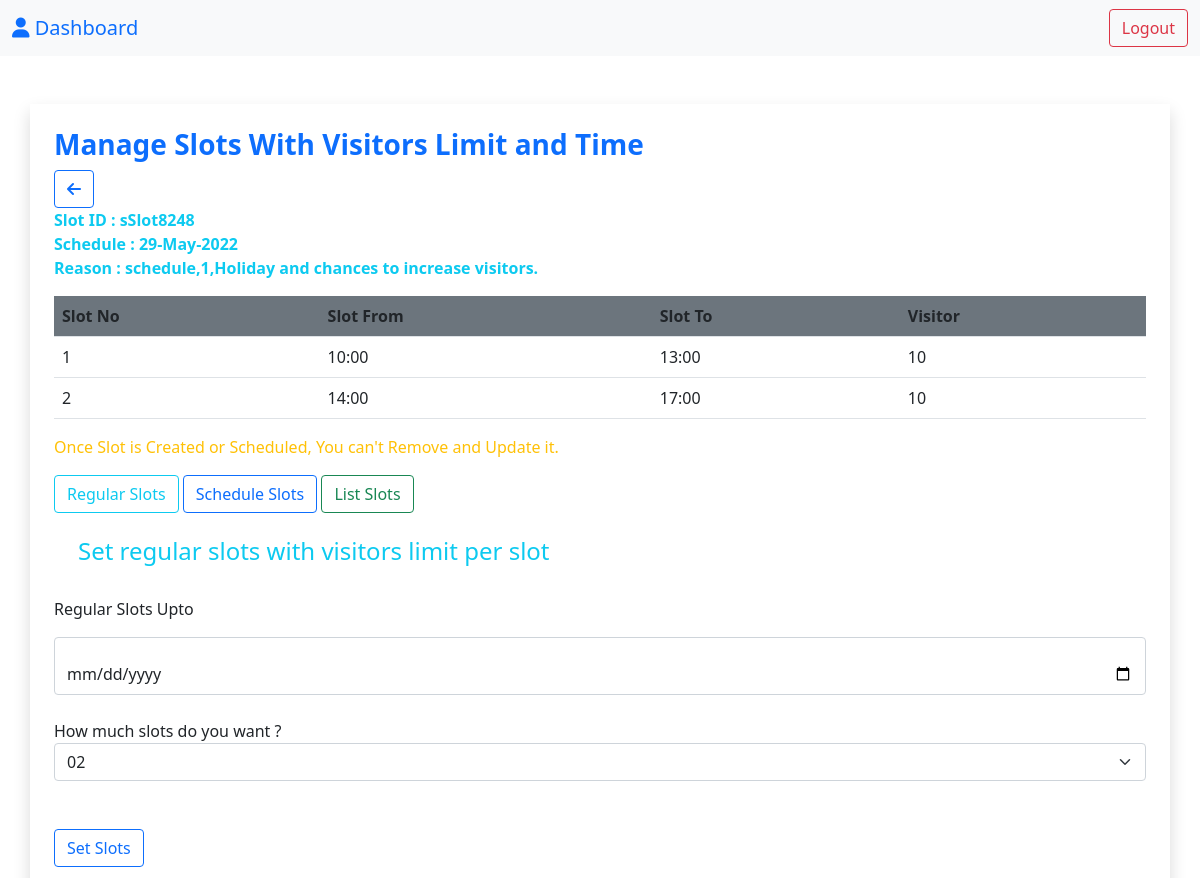
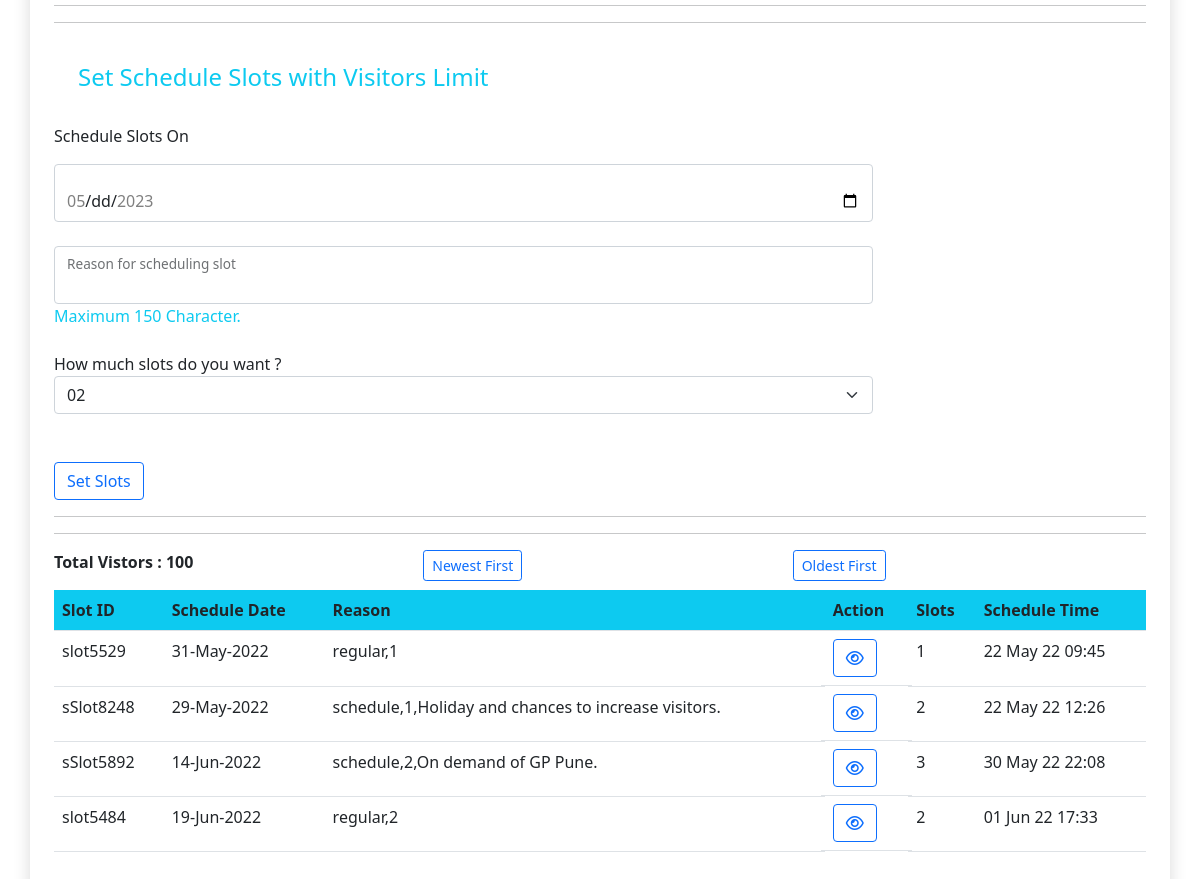
Page /admin/slots.php?slot_id=sSlot8248 (signed in) on the committed database (2 pictures, top to bottom).
### tables this page shows
CREATE TABLE `slots` (
  `slot_id` varchar(15) NOT NULL,
  `schedule_date` varchar(30) NOT NULL,
  `reason` varchar(200) NOT NULL,
  `slot_no` varchar(3) NOT NULL,
  `slot_from` varchar(20) NOT NULL DEFAULT '',
  `slot_to` varchar(20) NOT NULL DEFAULT '',
  `visitor_limit` varchar(3) NOT NULL,
  `schedule_time` datetime NOT NULL
);

### admin/slots.php (the view, shortened to what this page needs)
<?php
include "admin_navbar.php";
?>
<div class="container mt-5 mb-4 p-4 shadow border-primary">
    <h3 class="text-primary"><b>Manage Slots With Visitors Limit and Time</b></h3>
    <?php
        if(isset($_GET['slot_id'])){
            $slot_id = $_GET['slot_id'];
            $get_slot_details_query = "select *from slots where slot_id = '$slot_id'";
            $slots = mysqli_query($con, $get_slot_details_query)->fetch_assoc();
            if($con->affected_rows > 0){
                ?>
                <div class="table-responsive">
                    <button onclick="location.href ='slots.php'" class="btn btn-outline-primary"><i class="fa fa-arrow-left"></i></button>
                    <p class="text-info"><b>
                        Slot ID : <?php echo $slots['slot_id']; ?> <br>
                        <?php
                        if(explode(",",$slots['reason'])[0] != "schedule"){
                        ?>
                            Schedule : <?php echo date("d-M-Y", strtotime($slots['schedule_time']))." to ".date("d-M-Y", strtotime($slots['schedule_date'])); ?>
                        <?php
                        }else{
                        ?>
                            Schedule : <?php echo date("d-M-Y", strtotime($slots['schedule_date'])); ?> <br>
                            Reason : <?php echo $slots['reason']; ?>
                        <?php
                        }
                        ?>
                        </b>
                    </p>
                    <table class="table table-hover">
                        <tr class="bg-secondary">
                            <th>Slot No</th>
                            <th>Slot From</th>
                            <th>Slot To</th>
                            <th>Visitor</th>
                        </tr>
                        <?php
                        $slots = mysqli_query($con, $get_slot_details_query);
                        while($slot = $slots->fetch_assoc()){ ?>
                            <tr>
                                <td><?php echo $slot['slot_no']; ?></td>
                                <td><?php echo $slot['slot_from']; ?></td>
                                <td><?php echo $slot['slot_to']; ?></td>
                                <td><?php echo $slot['visitor_limit']; ?></td>
                            </tr>
                            <?php
                        }
                        ?>
                    </table>
                </div>
                <?php
            }
        }
    ?>
    <p class="text-warning">Once Slot is Created or Scheduled, You can't Remove and Update it.</p>
    <div class="inline-group">
        <a href="#regular_slots"><button class="btn btn-outline-info">Regular Slots</button></a>
        <a href="#schedule_slots"><button class="btn btn-outline-primary">Schedule Slots</button></a>
        <a href="#display_slots"><button class="btn btn-outline-success">List Slots</button></a>
    </div>
    <h4 class="text-info p-4" id="regular_slots">Set regular slots with visitors limit per slot</h4>
    <form action="<?php echo htmlspecialchars($_SERVER['PHP_SELF']); ?>" method="post" class="form" id="get_slot_form">
        <div class="form-floating mb-4">
            <p id="regular_slots_upto_label">Regular Slots Upto</p>
            <input type="date" name="regular_slots_upto" id="regular_slots_upto" class="form-control" required>
        </div>
        <label for="slot_limit">How much slots do you want ?</label>
        <select class="form-select" name="no_of_slots" aria-label="regular select example">
            <option selected value="2">02</option>
        </select>
        <button name="setSlotDetails" class="mt-5 btn btn-outline-primary" type="submit">Set Slots</button>
    </form>
    <hr>
    <hr>
    <h4 class="text-info p-4" id="schedule_slots">Set Schedule Slots with Visitors Limit</h4>
    <form action="<?php echo htmlspecialchars($_SERVER['PHP_SELF']); ?>" method="post" class="form w-75" id="get_schedule_slot_form">
        <div class="form-floating mb-4">
            <p id="schedule_slot_date_label">Schedule Slots On</p>
            <input type="date" name="schedule_slot_date" id="schedule_slot_date" class="form-control" required>
        </div>
        <div class="form-floating mb-4">
            <input type="text" maxlength="150" name="reason" id="reason" class="form-control" required>
            <label for="reason">Reason for scheduling slot</label>
            <p class="text-info">Maximum 150 Character.</p>
        </div>
        <label for="slot_limit">How much slots do you want ?</label>
        <select class="form-select" name="no_of_slots" aria-label="regular select example">
            <option selected value="2">02</option>
        </select>
        <button name="setScheduleSlotDetails" class="mt-5 btn btn-outline-primary" type="submit">Set Slots</button>
    </form>
    <hr>
    <hr>
    <div id="display_slots">
        <?php
        $get_slots_query = 'select slot_id, schedule_date, reason, count(distinct slot_no) as total_slots, sum(visitor_limit) as total_visitors, schedule_time from slots GROUP BY(slot_id) order by schedule_time';
        $slots = mysqli_query($con, $get_slots_query);
        if($con->affected_rows > 0){
            ?>
            <div class="row g-3">
                <p class="col"><b>
                    Total Vistors :
                    <?php
                        $total_visitors = 0;
                        while($slot = $slots->fetch_assoc()){
                            $total_visitors += $slot['total_visitors'];
                        }
                        echo $total_visitors;
                    ?>
                </b></p>
                <form action="<?php echo htmlspecialchars($_SERVER['PHP_SELF']); ?>" method="get" class="col">
                    <button type="submit" name="newest_first" value="1" class="btn btn-sm btn-outline-primary">Newest First</button>
                </form>
                <form action="<?php echo htmlspecialchars($_SERVER['PHP_SELF']); ?>" method="get" class="col">
                    <button type="submit" name="oldest_first" value="1" class="btn btn-sm btn-outline-primary">Oldest First</button>
                </form>
            </div>
            <div class="table-responsive">
                <table class="table table-hover">
                    <tr class="bg-info">
                        <th>Slot ID</th>
                        <th>Schedule Date</th>
                        <th>Reason</th>
                        <th>Action</th>
                        <th>Slots</th>
                        <th>Schedule Time</th>
                    </tr>
                    <?php
                    $slots = mysqli_query($con, $get_slots_query);
                    while($slot = $slots->fetch_assoc()){
                        ?>
                        <tr>
                            <td><?php echo $slot['slot_id']; ?></td>
                            <td><?php echo date("d-M-Y", strtotime($slot['schedule_date'])); ?></td>
                            <td><?php echo $slot['reason']; ?></td>
                            <td class="row g-2">
                                <form action="<?php echo htmlspecialchars($_SERVER['PHP_SELF']); ?>" method="get" class="col">
                                    <button type="submit" name="slot_id" value="<?php echo $slot['slot_id']; ?>" class="btn btn-outline-primary"><i class="fa fa-eye"></i></button>
                                </form>
                            </td>
                            <td><?php echo $slot['total_slots']; ?></td>
                            <td><?php echo date("d M y H:i", strtotime($slot['schedule_time'])); ?></td>
                        </tr>
                        <?php
                    }
                    ?>
                </table>
            </div>
            <?php
        }
        ?>
    </div>
</div>

### rows in the picture
slots: slot "sSlot8248", schedule_date "29-May-2022", reason "schedule,1,Holiday and chances to increase visitors.", slot_no "1", slot_from "10:00", slot_to "13:00", visitor_limit "10"
slots: slot_no "2", slot_from "14:00", slot_to "17:00", visitor_limit "10"

### other values in the picture
$total_visitors "100"
$slot['slot_id'] "slot5529"
date("d-M-Y", strtotime($slot['schedule_date'])) "31-May-2022"
$slot['reason'] "regular,1"
$slot['total_slots'] "1"
date("d M y H:i", strtotime($slot['schedule_time'])) "22 May 22 09:45"
$slot['slot_id'] "sSlot8248"
date("d-M-Y", strtotime($slot['schedule_date'])) "29-May-2022"
$slot['reason'] "schedule,1,Holiday and chances to increase visitors."
$slot['total_slots'] "2"
date("d M y H:i", strtotime($slot['schedule_time'])) "22 May 22 12:26"
$slot['slot_id'] "sSlot5892"
date("d-M-Y", strtotime($slot['schedule_date'])) "14-Jun-2022"
$slot['reason'] "schedule,2,On demand of GP Pune."
$slot['total_slots'] "3"
